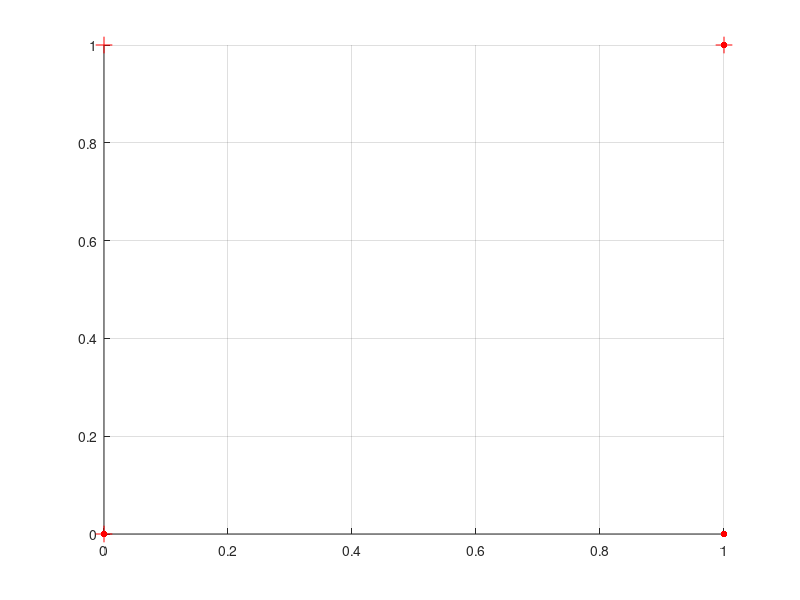

Recreate this plot in MATLAB. (Note: this script raises an error after producing the figure.)
%Equipo 8
%Práctica 5b
function repetir=practica5b()

    C1 = [1 0 1 1;
      0 0 0 1;
      1 0 0 0];
  
    C2 = [0 0 1 0;
          0 1 1 1;
          1 1 1 0];

    w = zeros(1,4);
    r = 0;

    for aux=1:4
        fprintf('Escribe el peso w%d: ',aux);
        w(aux)=input('');
    end
    r = input('Ingresa el coeficiende te aprendizaje r: ');

    display("Valores Iniciales de W:");
    display(w);

    iteration = 1;
    while 1
        wAux = w;
        for aux=1:4
            Xn = C1(:,aux).';
            Xn(4) = 1;
            fsal = Xn*w.';
            if(fsal >= 0)
                w = w - r*Xn;
            end

            Xn = C2(:,aux).';
            Xn(4) = 1;
            fsal = Xn*w.';
            if(fsal <= 0)
                w = w + r*Xn;
            end
        end

        if(~isequal(w,wAux))
            fprintf('Iteracion %d: \n',iteration);
            display(w.');
        else
            break;
        end
        iteration = iteration + 1;
    end

    fprintf('fsal = %.2f x1 + %.2f x2 + %.2f x3 %.2f\n',w(1),w(2),w(3),w(4));

    figure(1)
    grid on
    hold on

    plot3(C1(1,:),C1(2,:),C1(3,:),'.','MarkerSize',15,'DisplayName','Clase 1','color','r');
    plot3(C2(1,:),C2(2,:),C2(3,:),'+','MarkerSize',12,'DisplayName','Clase 2','color','r');

    z = @(x,y) (-w(1)*x - w(2)*y - w(4))/w(3);
    fs = fsurf(z,[0 1 0 1]);
    fs.FaceColor = 'cyan';
    fs.FaceAlpha = .1;
    fs.DisplayName='Plano';


    xlabel('Eje X')
    ylabel('Ejey Y')
    zlabel('Ejey Z')
    title('Gráfica de datos')
    legend

    fprintf('¿Deseas repetir el procedimiento?\n');
    fprintf('\t1) Si\n');
    fprintf('\t2) No\n');
    repetir = input('Elige un número: ');
    if repetir==1
        clf;
    end 
end